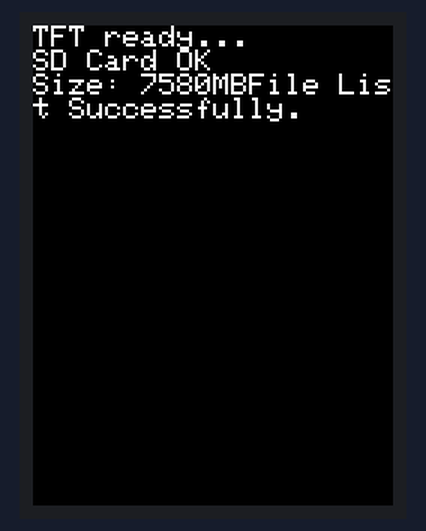
Recording of a sketch running on a simulated ESP32. Parts: 240×320 colour display. Storage starts empty; what the sketch prints to the serial monitor is not drawn.

Above: at 1.3 s.

The sketch:

07_SDCard_Init.ino
```cpp
// Define the SD Chip Select pin (must match wiring)
#define VSPI_PIN   // SD card is using VSPI and TFT is using HSPI

#include <SPI.h>
#include <SD.h>
#include <TFT_eSPI.h>

#ifdef VSPI_PIN
#define SD_SCLK_PIN 4
#define SD_MISO_PIN 5
#define SD_MOSI_PIN 6
#else
#define SD_SCLK_PIN 12
#define SD_MISO_PIN 13
#define SD_MOSI_PIN 11
#endif

#define SD_CS_PIN 7
#define SD_FREQUENCY 16000000  // 16MHz or 4MHz

TFT_eSPI tft = TFT_eSPI();

#ifdef VSPI_PIN
SPIClass sdSPI(VSPI);
#else
SPIClass sdSPI(HSPI);
#endif


void setup() {
  Serial.begin(115200);
  delay(1000);

/*
  // CRITICAL: Initialize SD card FIRST
  // Ensure TFT CS is HIGH (disabled) before SD init
  pinMode(TFT_CS, OUTPUT);
  digitalWrite(TFT_CS, HIGH);
  pinMode(TOUCH_CS, OUTPUT);
  digitalWrite(TOUCH_CS, HIGH);
  pinMode(SD_CS_PIN, OUTPUT);
  digitalWrite(SD_CS_PIN, HIGH);
  delay(100);
*/

// Initialize TFT Display
  Serial.println("Initializing TFT...");
  tft.init();
  tft.setRotation(2);
  tft.fillScreen(TFT_BLACK);
  tft.setTextColor(TFT_WHITE, TFT_BLACK);
  tft.setTextSize(2);
  tft.setCursor(0, 0);
  Serial.println("TFT ready...");
  tft.println("TFT ready...");

  // Explicitly bind SPI to your SPI pins BEFORE SD.begin()
  // SPI.begin(SD_SCLK_PIN, SD_MISO_PIN, SD_MOSI_PIN);
  sdSPI.begin(SD_SCLK_PIN, SD_MISO_PIN, SD_MOSI_PIN);  // SCK, MISO, MOSI

  Serial.println("Initializing SD card...");
  //if (!SD.begin(SD_CS_PIN, SPI, SD_FREQUENCY)) {
  if (!SD.begin(SD_CS_PIN, sdSPI, SD_FREQUENCY)) {
    Serial.println("SD Card initialization failed! Try again...");
    if (!SD.begin(SD_CS_PIN, sdSPI, SD_FREQUENCY)) {
      while (1) delay(1000);  // Halt
    }
  }

  Serial.println("SD Card initialized successfully.");
  tft.println("SD Card OK");

  uint64_t cardSize = SD.cardSize() / (1024 * 1024);
  Serial.printf("SD Card Size: %lluMB\n", cardSize);
  tft.printf("Size: %lluMB", cardSize);

  listRootdir();
  Serial.println("File List Successfully.");
  tft.println("File List Successfully.");
}

void loop() {
    // ----
}

void listRootdir() {
  File root = SD.open("/");
  if (!root) {
    Serial.println("Failed to open root directory");

    tft.println("Failed to open root directory");

    return;
  }
  File file = root.openNextFile();
  while (file) {
    String fileName = String(file.name());

    String fullPath = "/" + fileName;
    Serial.println("Displaying: " + fullPath);

    tft.printf("Displaying: /%s\n", fileName.c_str());
    //tft.println("Displaying: " + fullPath);

    file.close();
    file = root.openNextFile();
  }
  root.close();
}
```
